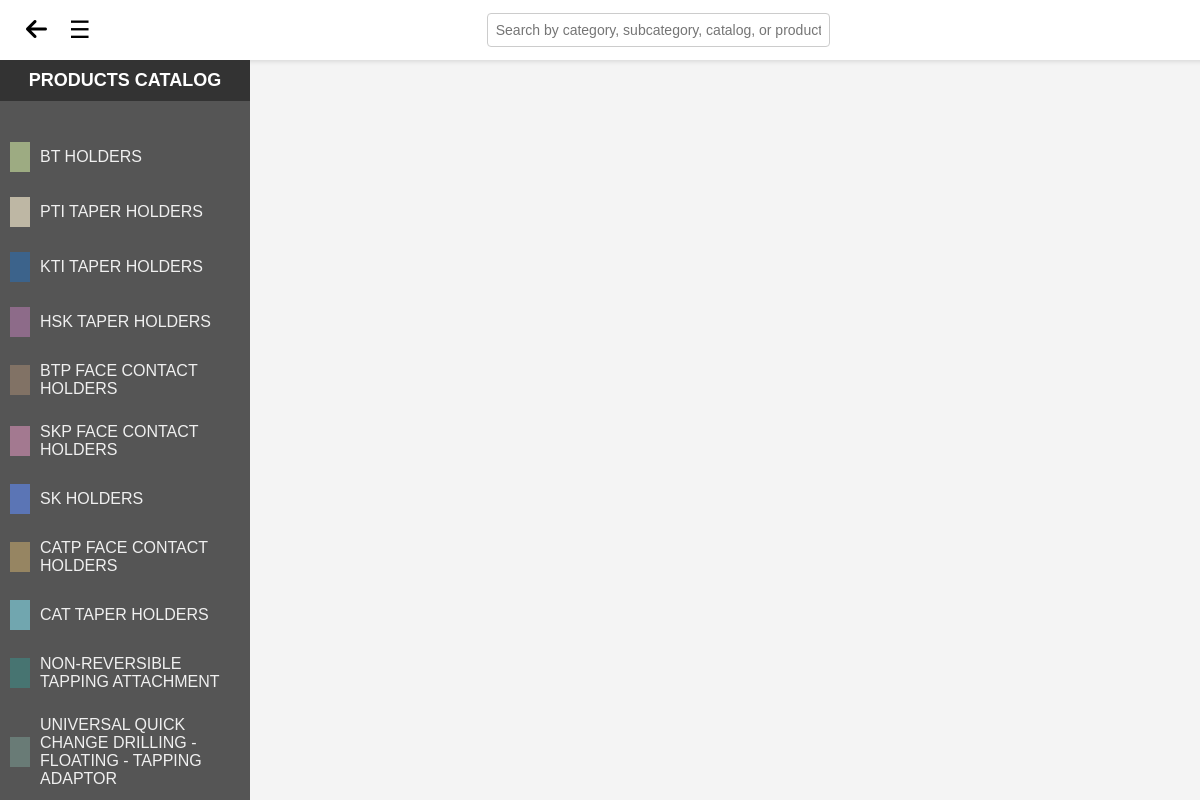
Screenshot of /products/ with the database file from the repository.
### app/models.py (models this page shows, shortened)
class CatalogHeading(models.Model):
    id = models.AutoField(primary_key=True)
    name = models.TextField()

### app/views.py (the view)
# urls.py: path('products/', products_view, name='products'),
def products_view(request):
    catalog_headings = CatalogHeading.objects.all()
    catalog_subheadings = CatalogSubHeading.objects.all()
    products = Product.objects.all()
    context = {
        'catalog_headings': catalog_headings,
        'catalog_subheadings': catalog_subheadings,
        'products': products,
    }
    return render(request, 'products.html', context)

### app/templates/products.html (shortened to what this page needs)
<!DOCTYPE html>
<html lang="en">
<head>
    <link rel="stylesheet" href="https://cdnjs.cloudflare.com/ajax/libs/font-awesome/6.0.0-beta3/css/all.min.css">
</head>
<body>
    <div class="navbar">
        <div class="icon-group">
            <button class="back-btn" onclick="goBack()">
                <i class="fas fa-arrow-left"></i>
            </button>
            <button class="toggle-btn" onclick="toggleSidebar()">☰</button>
        </div>
        <div class="search-bar">
            <input type="text" placeholder="Search by category, subcategory, catalog, or product type..."
                id="search-bar" oninput="searchTable()">
        </div>
    </div>
    <div class="sidebar" id="sidebar">
        <div class="catalog-header">PRODUCTS CATALOG</div>
        <ul>
            {% for heading in catalog_headings %}
            <li onclick="toggleSubcategories(this)">
                <div class="category-heading">
                    <span></span>
                    {{ heading.name }}
                </div>
            </li>
            {% endfor %}
        </ul>
    </div>
    <div class="main-content" id="content">
    </div>
</body>
</html>

### app/templates/products.html (style rules this page uses)
body { font-family: Arial, sans-serif; margin: 0; padding: 0; background-color: #f4f4f4; display: flex; height: 100vh; overflow: hidden; }
.navbar { height: 60px; background-color: #fff; display: flex; align-items: center; justify-content: space-between; padding: 0 20px; color: black; position: fixed; top: 0; width: 100%; z-index: 1000; box-shadow: 0 2px 4px rgba(0, 0, 0, 0.1); }
.icon-group { display: flex; align-items: center; gap: 10px; }
.toggle-btn, .back-btn { background: none; border: none; color: black; font-size: 24px; cursor: pointer; }
.search-bar { flex: 1; display: flex; justify-content: center; margin: 0 20px; }
.search-bar input { width: 30%; padding: 8px; font-size: 14px; border: 1px solid #ccc; border-radius: 4px; }
.sidebar { width: 250px; height: calc(100% - 60px); background-color: #555; overflow-y: auto; position: fixed; top: 60px; left: 0; transition: left 0.3s; z-index: 1000; display: flex; flex-direction: column; }
.sidebar ul { list-style-type: none; padding: 0; }
.catalog-header { background-color: #333333; color: white; padding: 10px; text-align: center; font-weight: bold; font-size: 18px; margin-bottom: 10px; }
.sidebar ul>li { padding: 10px; cursor: pointer; color: #f0f0f0; display: flex; flex-direction: column; justify-content: flex-start; background-color: #555; margin: 5px 0; position: relative; }
.category-heading { display: flex; align-items: center; }
.category-heading span { width: 20px; height: 25px; background-color: #ff5733; margin-right: 10px; }
.main-content { flex: 1; padding: 20px; margin-left: 250px; margin-top: 60px; transition: margin-left 0.3s; overflow: auto; }
.category-heading span { width: 20px; height: 30px; background-color: #ff5733; margin-right: 10px; display: inline-block; flex-shrink: 0; }

### rows the page displays
CatalogHeading: name "BT HOLDERS"
CatalogHeading: name "PTI TAPER HOLDERS"
CatalogHeading: name "KTI TAPER HOLDERS"
CatalogHeading: name "HSK TAPER HOLDERS"
CatalogHeading: name "BTP FACE CONTACT HOLDERS"
CatalogHeading: name "SKP FACE CONTACT HOLDERS"
CatalogHeading: name "SK HOLDERS"
CatalogHeading: name "CATP FACE CONTACT HOLDERS"
CatalogHeading: name "CAT TAPER HOLDERS"
CatalogHeading: name "NON-REVERSIBLE TAPPING ATTACHMENT"
CatalogHeading: name "UNIVERSAL QUICK CHANGE DRILLING - FLOATING - TAPPING ADAPTOR"
